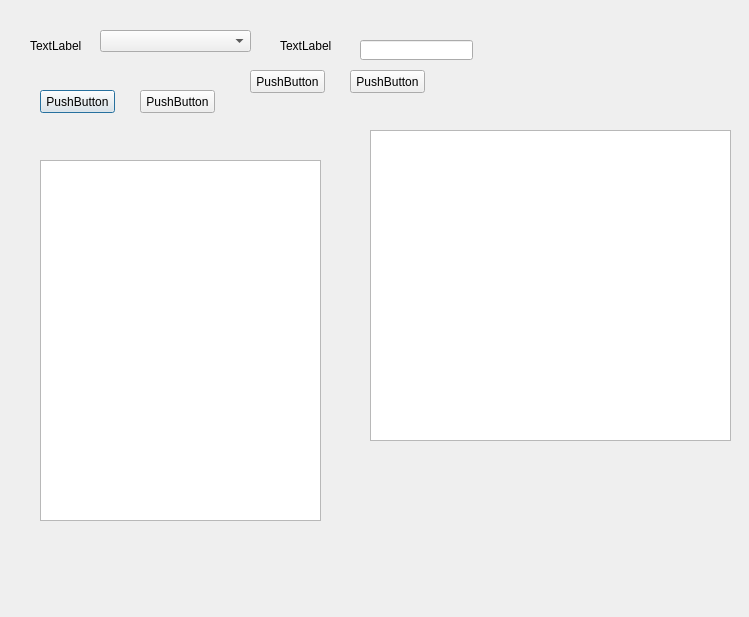
<?xml version="1.0" encoding="UTF-8"?>
<ui version="4.0">
 <class>Dialog</class>
 <widget class="QDialog" name="Dialog">
  <property name="geometry">
   <rect>
    <x>0</x>
    <y>0</y>
    <width>749</width>
    <height>617</height>
   </rect>
  </property>
  <property name="windowTitle">
   <string>Dialog</string>
  </property>
  <widget class="QPushButton" name="startBtn">
   <property name="geometry">
    <rect>
     <x>40</x>
     <y>90</y>
     <width>75</width>
     <height>23</height>
    </rect>
   </property>
   <property name="text">
    <string>PushButton</string>
   </property>
  </widget>
  <widget class="QPushButton" name="stopBtn">
   <property name="geometry">
    <rect>
     <x>140</x>
     <y>90</y>
     <width>75</width>
     <height>23</height>
    </rect>
   </property>
   <property name="text">
    <string>PushButton</string>
   </property>
  </widget>
  <widget class="QPushButton" name="pushButton_3">
   <property name="geometry">
    <rect>
     <x>250</x>
     <y>70</y>
     <width>75</width>
     <height>23</height>
    </rect>
   </property>
   <property name="text">
    <string>PushButton</string>
   </property>
  </widget>
  <widget class="QPushButton" name="pushButton_4">
   <property name="geometry">
    <rect>
     <x>350</x>
     <y>70</y>
     <width>75</width>
     <height>23</height>
    </rect>
   </property>
   <property name="text">
    <string>PushButton</string>
   </property>
  </widget>
  <widget class="QLabel" name="label">
   <property name="geometry">
    <rect>
     <x>30</x>
     <y>40</y>
     <width>54</width>
     <height>12</height>
    </rect>
   </property>
   <property name="text">
    <string>TextLabel</string>
   </property>
  </widget>
  <widget class="QComboBox" name="comboBox">
   <property name="geometry">
    <rect>
     <x>100</x>
     <y>30</y>
     <width>151</width>
     <height>22</height>
    </rect>
   </property>
  </widget>
  <widget class="QLabel" name="label_2">
   <property name="geometry">
    <rect>
     <x>280</x>
     <y>40</y>
     <width>54</width>
     <height>12</height>
    </rect>
   </property>
   <property name="text">
    <string>TextLabel</string>
   </property>
  </widget>
  <widget class="QLineEdit" name="lineEdit">
   <property name="geometry">
    <rect>
     <x>360</x>
     <y>40</y>
     <width>113</width>
     <height>20</height>
    </rect>
   </property>
  </widget>
  <widget class="QTableView" name="tableView">
   <property name="geometry">
    <rect>
     <x>370</x>
     <y>130</y>
     <width>361</width>
     <height>311</height>
    </rect>
   </property>
  </widget>
  <widget class="QTextBrowser" name="textBrowser">
   <property name="geometry">
    <rect>
     <x>40</x>
     <y>160</y>
     <width>281</width>
     <height>361</height>
    </rect>
   </property>
  </widget>
 </widget>
 <layoutdefault spacing="6" margin="11"/>
 <resources/>
 <connections/>
</ui>
